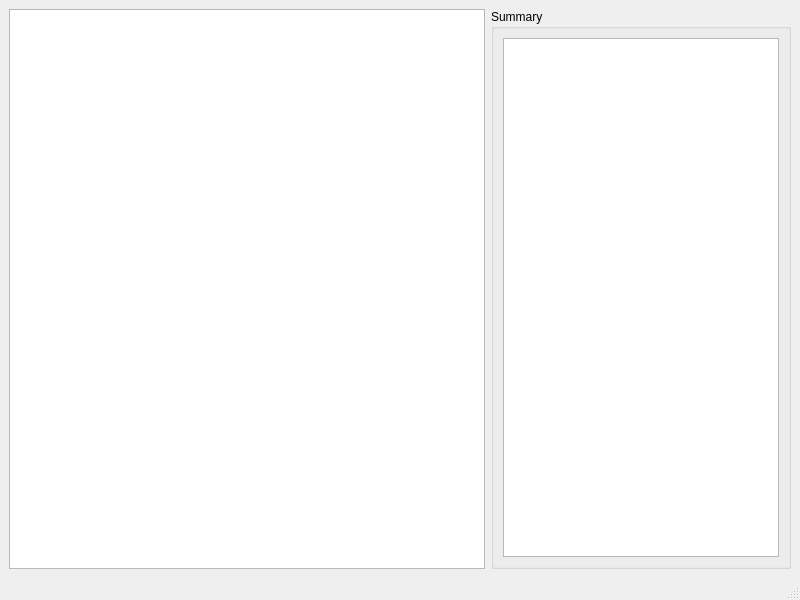
<?xml version="1.0" encoding="UTF-8"?>
<ui version="4.0">
 <class>MainWindow</class>
 <widget class="QMainWindow" name="MainWindow">
  <property name="geometry">
   <rect>
    <x>0</x>
    <y>0</y>
    <width>800</width>
    <height>600</height>
   </rect>
  </property>
  <property name="windowTitle">
   <string>MainWindow</string>
  </property>
  <property name="styleSheet">
   <string notr="true"/>
  </property>
  <widget class="QWidget" name="centralwidget">
   <layout class="QGridLayout" name="gridLayout">
    <item row="0" column="0">
     <widget class="QTreeView" name="treeView"/>
    </item>
    <item row="0" column="1">
     <widget class="QGroupBox" name="groupBox">
      <property name="maximumSize">
       <size>
        <width>300</width>
        <height>16777215</height>
       </size>
      </property>
      <property name="title">
       <string>Summary</string>
      </property>
      <layout class="QGridLayout" name="gridLayout_2">
       <item row="0" column="0">
        <widget class="QPlainTextEdit" name="summaryText">
         <property name="enabled">
          <bool>true</bool>
         </property>
         <property name="readOnly">
          <bool>true</bool>
         </property>
        </widget>
       </item>
      </layout>
     </widget>
    </item>
   </layout>
  </widget>
  <widget class="QMenuBar" name="menubar">
   <property name="geometry">
    <rect>
     <x>0</x>
     <y>0</y>
     <width>800</width>
     <height>21</height>
    </rect>
   </property>
  </widget>
  <widget class="QStatusBar" name="statusbar"/>
 </widget>
 <resources/>
 <connections/>
</ui>
